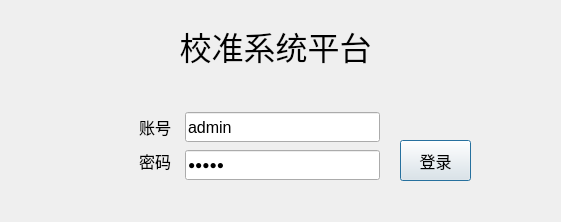
<?xml version="1.0" encoding="UTF-8"?>
<ui version="4.0">
 <class>UsrLandDlg</class>
 <widget class="QDialog" name="UsrLandDlg">
  <property name="geometry">
   <rect>
    <x>0</x>
    <y>0</y>
    <width>561</width>
    <height>222</height>
   </rect>
  </property>
  <property name="windowTitle">
   <string>Dialog</string>
  </property>
  <property name="styleSheet">
   <string notr="true"/>
  </property>
  <widget class="QLabel" name="stateLabel">
   <property name="geometry">
    <rect>
     <x>385</x>
     <y>225</y>
     <width>181</width>
     <height>31</height>
    </rect>
   </property>
   <property name="font">
    <font>
     <family>宋体</family>
     <pointsize>11</pointsize>
    </font>
   </property>
   <property name="styleSheet">
    <string notr="true">color: rgb(255, 0, 0);</string>
   </property>
   <property name="text">
    <string/>
   </property>
  </widget>
  <widget class="QLineEdit" name="nameLineEdit">
   <property name="geometry">
    <rect>
     <x>185</x>
     <y>112</y>
     <width>195</width>
     <height>30</height>
    </rect>
   </property>
   <property name="font">
    <font>
     <family>Arial</family>
     <pointsize>12</pointsize>
     <weight>50</weight>
     <bold>false</bold>
    </font>
   </property>
   <property name="text">
    <string>admin</string>
   </property>
  </widget>
  <widget class="QLineEdit" name="pwdLineEdit">
   <property name="geometry">
    <rect>
     <x>185</x>
     <y>150</y>
     <width>195</width>
     <height>30</height>
    </rect>
   </property>
   <property name="font">
    <font>
     <family>Arial</family>
     <weight>50</weight>
     <bold>false</bold>
    </font>
   </property>
   <property name="text">
    <string>admin</string>
   </property>
   <property name="echoMode">
    <enum>QLineEdit::Password</enum>
   </property>
  </widget>
  <widget class="QPushButton" name="landBtn">
   <property name="geometry">
    <rect>
     <x>400</x>
     <y>140</y>
     <width>71</width>
     <height>41</height>
    </rect>
   </property>
   <property name="font">
    <font>
     <family>微软雅黑</family>
     <pointsize>12</pointsize>
    </font>
   </property>
   <property name="cursor">
    <cursorShape>PointingHandCursor</cursorShape>
   </property>
   <property name="text">
    <string>登录</string>
   </property>
   <property name="autoDefault">
    <bool>true</bool>
   </property>
  </widget>
  <widget class="QLabel" name="label">
   <property name="geometry">
    <rect>
     <x>60</x>
     <y>112</y>
     <width>111</width>
     <height>30</height>
    </rect>
   </property>
   <property name="font">
    <font>
     <family>微软雅黑</family>
     <pointsize>12</pointsize>
    </font>
   </property>
   <property name="styleSheet">
    <string notr="true"/>
   </property>
   <property name="text">
    <string>账号</string>
   </property>
   <property name="alignment">
    <set>Qt::AlignRight|Qt::AlignTrailing|Qt::AlignVCenter</set>
   </property>
  </widget>
  <widget class="QLabel" name="label_2">
   <property name="geometry">
    <rect>
     <x>60</x>
     <y>146</y>
     <width>111</width>
     <height>30</height>
    </rect>
   </property>
   <property name="font">
    <font>
     <family>微软雅黑</family>
     <pointsize>12</pointsize>
    </font>
   </property>
   <property name="styleSheet">
    <string notr="true"/>
   </property>
   <property name="text">
    <string>密码</string>
   </property>
   <property name="alignment">
    <set>Qt::AlignRight|Qt::AlignTrailing|Qt::AlignVCenter</set>
   </property>
  </widget>
  <widget class="QLabel" name="label_3">
   <property name="geometry">
    <rect>
     <x>0</x>
     <y>10</y>
     <width>551</width>
     <height>71</height>
    </rect>
   </property>
   <property name="font">
    <font>
     <family>微软雅黑</family>
     <pointsize>24</pointsize>
     <weight>50</weight>
     <bold>false</bold>
    </font>
   </property>
   <property name="styleSheet">
    <string notr="true"/>
   </property>
   <property name="text">
    <string>校准系统平台</string>
   </property>
   <property name="alignment">
    <set>Qt::AlignCenter</set>
   </property>
  </widget>
 </widget>
 <resources/>
 <connections/>
</ui>
